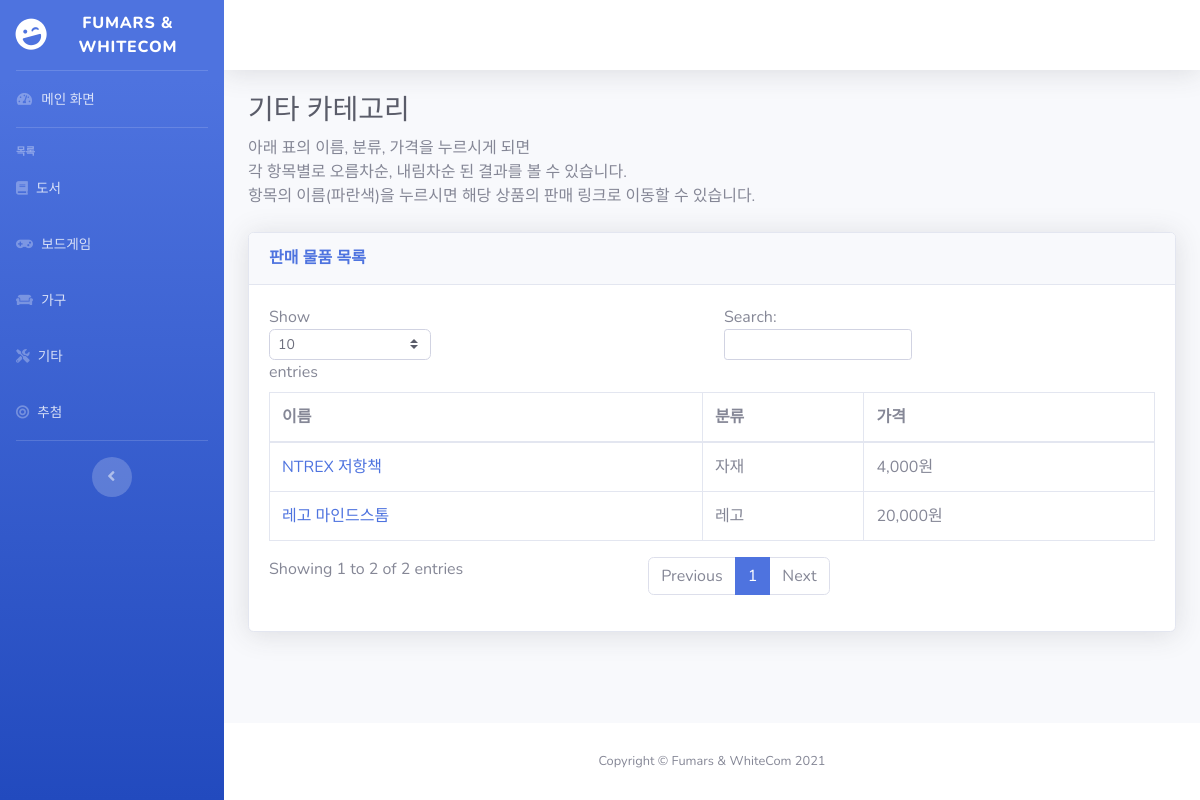
/etcList, run on an earlier commit of the app's database.
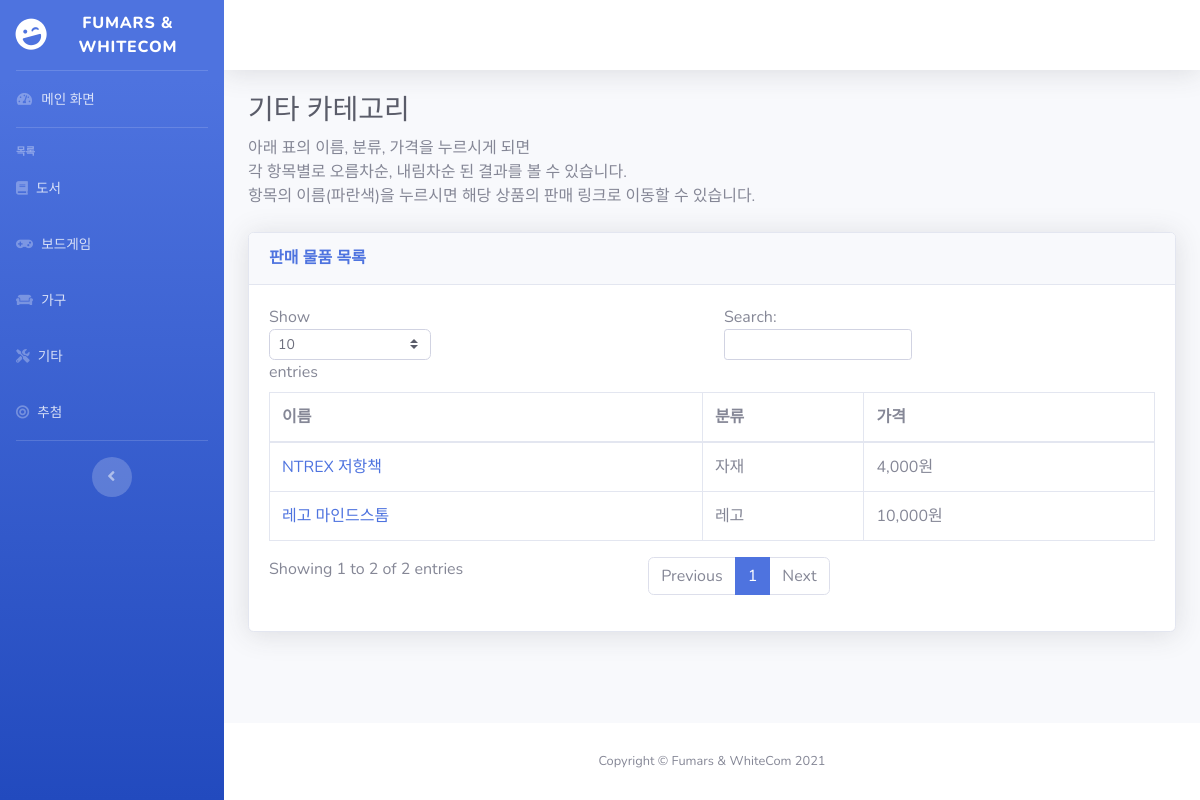
And on a later commit of the database.
### auction/models.py (models this page shows, shortened)
class ETC(models.Model):
	name = models.CharField(
			default = "",
			max_length = 100,
			help_text = "이름을 입력하세요"
		)
	quantity = models.IntegerField(
			default = 1,
			help_text = "수량"
		)
	origin_price = models.IntegerField(
			default = 0,
			help_text = "원래 금액"
		)
	price = models.IntegerField(
			default = 0,
			help_text = "판매 금액"
		)
	category = models.CharField(
			default = "",
			max_length = 100,
			help_text = "물품의 종류를 입력하세요"
		)
	image = models.ImageField(
			upload_to = 'images/etc',
			blank = True,
			null = True,
			help_text='이미지를 업로드하세요'
		)
	people = models.ManyToManyField(
			Person,
			blank = True,
			help_text = '해당 물품을 선택한 사람들의 목록입니다.'
		)

### auction/views.py (the view)
# urls.py: path('etcList', auction.views.etc_list, name = 'etc_list'),
def etc_list(request):
	etc_list = ETC.objects.all()
	return render(request, 'etcList.html', {
										 'etc_list':etc_list,
										})

### auction/templates/etcList.html
{% extends './base.html' %}
{% load static %}
{% load humanize %}
{% block content %}
                    <h1 class="h3 mb-2 text-gray-800">기타 카테고리</h1>
                    <p class="mb-4">
                        아래 표의 이름, 분류, 가격을 누르시게 되면<br>
                        각 항목별로 오름차순, 내림차순 된 결과를 볼 수 있습니다.<br>
                        항목의 이름(파란색)을 누르시면 해당 상품의 판매 링크로 이동할 수 있습니다.
                    </p>
                    <div class="card shadow mb-4">
                        <div class="card-header py-3">
                            <h6 class="m-0 font-weight-bold text-primary">판매 물품 목록</h6>
                        </div>
                        <div class="card-body">
                            <div class="table-responsive">
                                <table class="table table-bordered" id="dataTable" width="100%" cellspacing="0">
                                    <thead>
                                        <tr>
                                            <th>이름</th>
                                            <th>분류</th>
                                            <th>가격</th>
                                        </tr>
                                    </thead>
                                    <tbody>
                                        {% for etc in etc_list %}
                                        <tr>
                                            <td><a href="etc/{{etc.id}}">{{etc.name}}</td>
                                            <td>{{etc.category}}</td>
                                            <td>{{etc.price | intcomma }}원</td>
                                        </tr>
                                        {% endfor %}
                                    </tbody>
                                </table>
                            </div>
                        </div>
                    </div>
{% endblock %}

What changed in the data, as far as the page shows it:
changed ETC "레고 마인드스톰": price "20,000" → "10,000"
